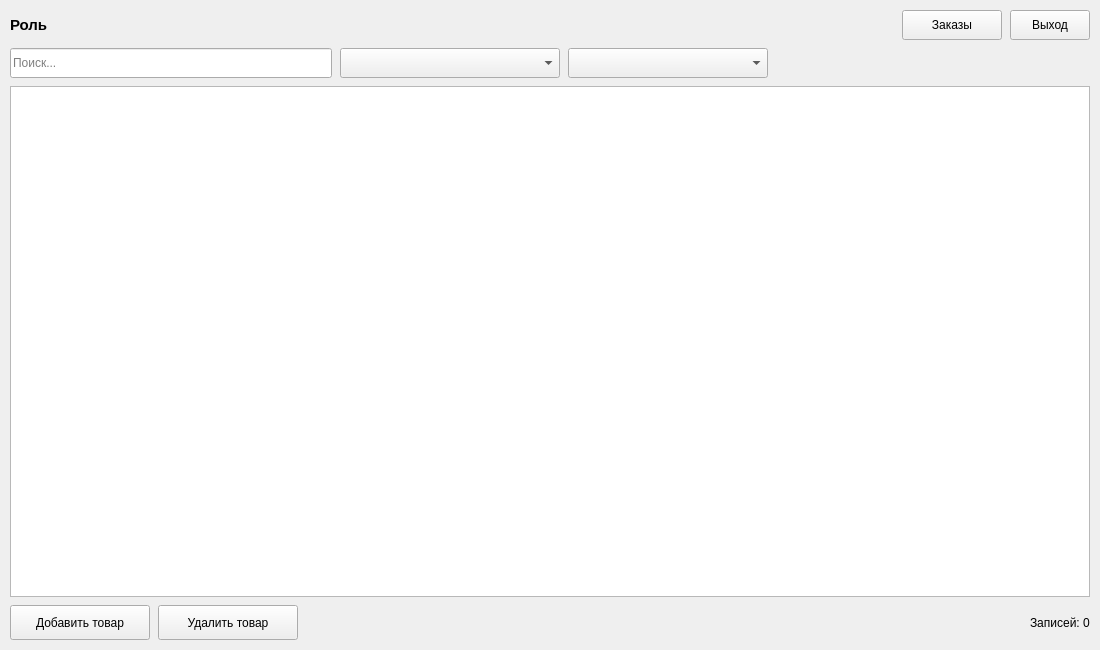
<?xml version="1.0" encoding="UTF-8"?>
<ui version="4.0">
 <class>CatalogWindow</class>
 <widget class="QWidget" name="CatalogWindow">
  <property name="geometry">
   <rect><x>0</x><y>0</y><width>1100</width><height>650</height></rect>
  </property>
  <property name="windowTitle">
   <string>Каталог книг</string>
  </property>
  <property name="minimumSize">
   <size><width>900</width><height>500</height></size>
  </property>
  <layout class="QVBoxLayout" name="main_layout">
   <property name="spacing"><number>8</number></property>
   <property name="leftMargin"><number>10</number></property>
   <property name="topMargin"><number>10</number></property>
   <property name="rightMargin"><number>10</number></property>
   <property name="bottomMargin"><number>10</number></property>
   <item>
    <layout class="QHBoxLayout" name="top_bar_layout">
     <item>
      <widget class="QLabel" name="role_label">
       <property name="text"><string>Роль</string></property>
       <property name="font">
        <font><pointsize>11</pointsize><bold>true</bold></font>
       </property>
      </widget>
     </item>
     <item>
      <spacer name="top_spacer">
       <property name="orientation"><enum>Qt::Horizontal</enum></property>
       <property name="sizeHint" stdset="0">
        <size><width>40</width><height>20</height></size>
       </property>
      </spacer>
     </item>
     <item>
      <widget class="QLabel" name="fio_label">
       <property name="text"><string/></property>
       <property name="font">
        <font><pointsize>10</pointsize></font>
       </property>
      </widget>
     </item>
     <item>
      <widget class="QPushButton" name="orders_button">
       <property name="text"><string>Заказы</string></property>
       <property name="minimumSize">
        <size><width>100</width><height>30</height></size>
       </property>
      </widget>
     </item>
     <item>
      <widget class="QPushButton" name="logout_button">
       <property name="text"><string>Выход</string></property>
       <property name="minimumSize">
        <size><width>80</width><height>30</height></size>
       </property>
      </widget>
     </item>
    </layout>
   </item>
   <item>
    <layout class="QHBoxLayout" name="controls_layout">
     <item>
      <widget class="QLineEdit" name="search_input">
       <property name="placeholderText"><string>Поиск...</string></property>
       <property name="minimumSize">
        <size><width>250</width><height>30</height></size>
       </property>
      </widget>
     </item>
     <item>
      <widget class="QComboBox" name="sort_combo">
       <property name="minimumSize">
        <size><width>220</width><height>30</height></size>
       </property>
      </widget>
     </item>
     <item>
      <widget class="QComboBox" name="filter_combo">
       <property name="minimumSize">
        <size><width>200</width><height>30</height></size>
       </property>
      </widget>
     </item>
     <item>
      <spacer name="controls_spacer">
       <property name="orientation"><enum>Qt::Horizontal</enum></property>
       <property name="sizeHint" stdset="0">
        <size><width>40</width><height>20</height></size>
       </property>
      </spacer>
     </item>
    </layout>
   </item>
   <item>
    <widget class="QTableWidget" name="books_table">
     <property name="editTriggers">
      <set>QAbstractItemView::NoEditTriggers</set>
     </property>
     <property name="selectionBehavior">
      <enum>QAbstractItemView::SelectRows</enum>
     </property>
     <property name="selectionMode">
      <enum>QAbstractItemView::SingleSelection</enum>
     </property>
     <property name="alternatingRowColors">
      <bool>false</bool>
     </property>
    </widget>
   </item>
   <item>
    <layout class="QHBoxLayout" name="bottom_bar_layout">
     <item>
      <widget class="QPushButton" name="add_button">
       <property name="text"><string>Добавить товар</string></property>
       <property name="minimumSize">
        <size><width>140</width><height>35</height></size>
       </property>
      </widget>
     </item>
     <item>
      <widget class="QPushButton" name="delete_button">
       <property name="text"><string>Удалить товар</string></property>
       <property name="minimumSize">
        <size><width>140</width><height>35</height></size>
       </property>
      </widget>
     </item>
     <item>
      <spacer name="bottom_spacer">
       <property name="orientation"><enum>Qt::Horizontal</enum></property>
       <property name="sizeHint" stdset="0">
        <size><width>40</width><height>20</height></size>
       </property>
      </spacer>
     </item>
     <item>
      <widget class="QLabel" name="count_label">
       <property name="text"><string>Записей: 0</string></property>
      </widget>
     </item>
    </layout>
   </item>
  </layout>
 </widget>
 <resources/>
 <connections/>
</ui>
